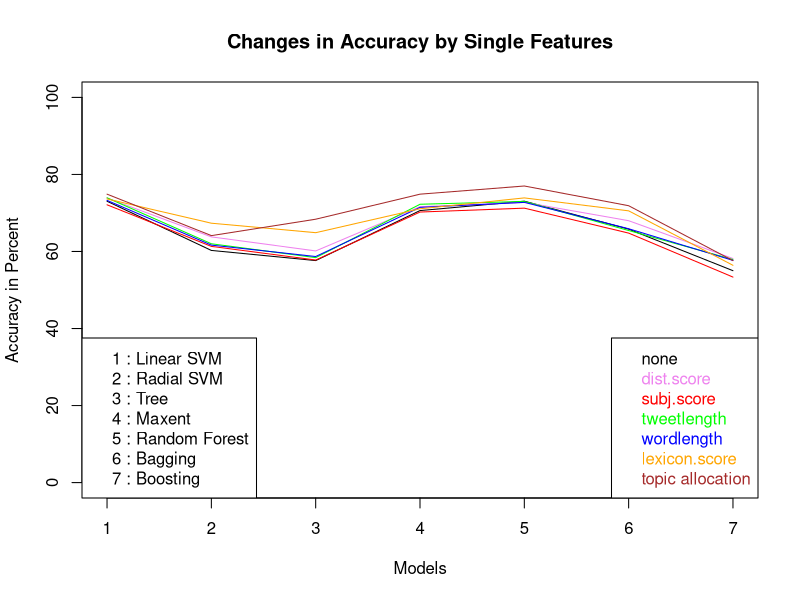
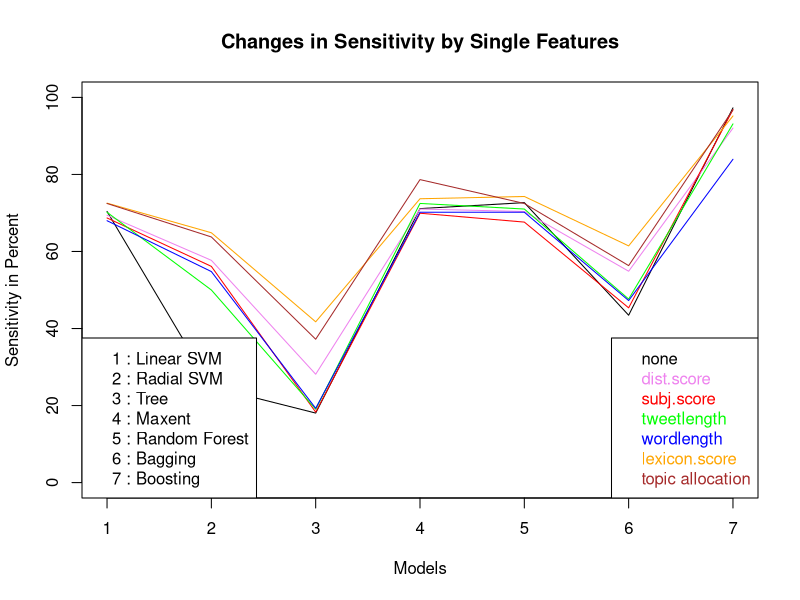
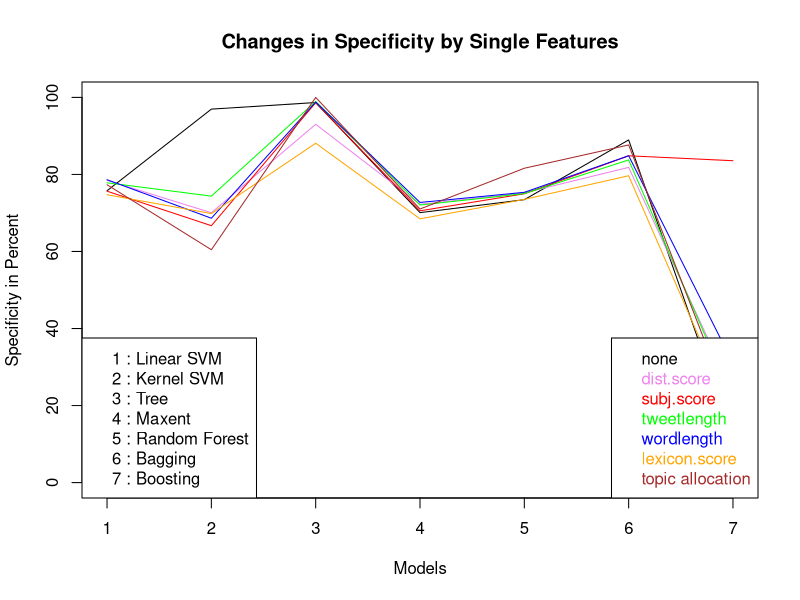

Here is the R script that generated these plots, in order:
none.accuracy = c(73.04, 60.27, 57.64, 70.62, 73.06, 65.8, 55.01)
none.sensitivity = c(70.39, 24.87, 18.05, 71.14, 72.68, 43.45, 97.28)
none.specificity = c(75.77, 96.96, 98.67, 70.09, 73.45, 88.96, 11.20)

dist_score.accuracy = c(73.88, 63.79, 60.14, 71.63, 72.76, 67.99, 58.16)
dist_score.sensitivity = c(69.41, 57.70, 28.13, 71.02, 70.37, 54.87, 92.03)
dist_score.specificity = c(78.46, 70.05, 93.02, 72.25, 75.22, 81.84, 23.35)

subj.score.accuracy = c(72.12, 61.32, 57.78, 70.24, 71.25, 64.77, 53.35)
subj.score.sensitivity = c(68.70, 56.13, 18.3, 69.93, 67.63, 45.37, 96.84)
subj.score.specificity = c(75.65, 66.69, 98.616, 70.56, 74.99, 84.84, 83.56)

tweetl.accuracy = c(73.94, 62, 58.4, 72.26, 73, 65.44, 57.91)
tweetl.sensitivity = c(70.17, 50, 19.05, 72.47, 71.02, 47.65, 93.12)
tweetl.spcecificity = c(77.83, 74.37, 98.95, 72.06, 75.03, 83.77, 21.62)

wordl.accuracy = c(73.27, 61.65, 58.69, 71.45, 72.75, 65.9, 57.69)
wordl.sensitivity = c(67.99, 54.78, 19.28, 70.19, 70.19, 47.26, 83.94)
wordl.specificity = c(78.63, 68.63, 98.8, 72.73, 75.36, 84.86, 30.98)

lex.score.accuracy = c(73.64, 67.34, 64.88, 71.09, 73.91, 70.55, 56.41)
lex.score.sensitivity = c(72.55, 64.86, 41.74, 73.69, 74.28, 61.45, 95.18)
lex.score.specificity = c(74.73, 69.84, 88.1, 68.48, 73.53, 79.67, 17.5)

topic.accuracy = c(74.88, 64.12, 68.38, 74.88, 77, 71.88, 57.62)
topic.sensitivity = c(72.46, 63.77, 37.22, 78.66, 72.46, 56.33, 96.77)
topic.specificity = c(77.33, 60.45, 100, 71.03, 81.61, 87.66, 17.88)



plot(1:7, none.accuracy, type = "l", ylim = c(0,100), xlab = "Models",
     ylab = "Accuracy in Percent", main = "Changes in Accuracy by Single Features")
lines(dist_score.accuracy, col = "violet")
lines(subj.score.accuracy, col = "red")
lines(tweetl.accuracy, col = "green")
lines(wordl.accuracy, col = "blue")
lines(lex.score.accuracy, col = "orange")
lines(topic.accuracy, col = "brown")
legend("bottomright", c("none", "dist.score", "subj.score", "tweetlength", "wordlength",
                        "lexicon.score", "topic allocation"),
       text.col = c("black", "violet", "red", "green", "blue", "orange", "brown"))

legend("bottomleft", c("1 : Linear SVM", "2 : Radial SVM", "3 : Tree", 
                       "4 : Maxent", "5 : Random Forest", "6 : Bagging", "7 : Boosting"))



plot(1:7, none.sensitivity, type = "l", ylim = c(0,100), xlab = "Models",
     ylab = "Sensitivity in Percent", main = "Changes in Sensitivity by Single Features")
lines(dist_score.sensitivity, col = "violet")
lines(subj.score.sensitivity, col = "red")
lines(tweetl.sensitivity, col = "green")
lines(wordl.sensitivity, col = "blue")
lines(lex.score.sensitivity , col = "orange")
lines(topic.sensitivity, col = "brown")
legend("bottomright", c("none", "dist.score", "subj.score", "tweetlength", "wordlength",
                        "lexicon.score", "topic allocation"),
       text.col = c("black", "violet", "red", "green", "blue", "orange", "brown"))

legend("bottomleft", c("1 : Linear SVM", "2 : Radial SVM", "3 : Tree", 
                       "4 : Maxent", "5 : Random Forest", "6 : Bagging", "7 : Boosting"))


plot(1:7, none.specificity, type = "l", ylim = c(0,100), xlab = "Models",
     ylab = "Specificity in Percent", main = "Changes in Specificity by Single Features")
lines(dist_score.specificity, col = "violet")
lines(subj.score.specificity, col = "red")
lines(tweetl.spcecificity, col = "green")
lines(wordl.specificity, col = "blue")
lines(lex.score.specificity , col = "orange")
lines(topic.specificity, col = "brown")
legend("bottomright", c("none", "dist.score", "subj.score", "tweetlength", "wordlength",
                        "lexicon.score", "topic allocation"),
       text.col = c("black", "violet", "red", "green", "blue", "orange", "brown"))

legend("bottomleft", c("1 : Linear SVM", "2 : Kernel SVM", "3 : Tree", 
                       "4 : Maxent", "5 : Random Forest", "6 : Bagging", "7 : Boosting"))


